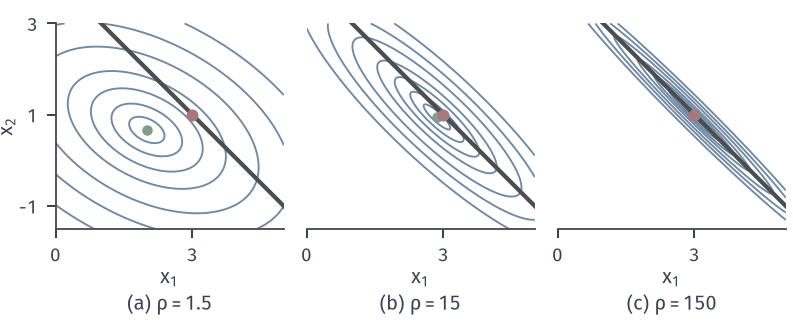

Write the Python code that produced this figure.
from pathlib import Path
import sys
ROOT = next(p for p in Path(__file__).resolve().parents if (p/'build.sh').is_file() and (p/'tex/book.tex').is_file())
sys.path.insert(0, str(ROOT/'figures/00-shared/mathematical-preliminaries-upper/00-shared/comprehension-figures'))
from support import figure, save, BLUE, GREEN, YELLOW, RED, PURPLE, INK, MUTED, GRID, BLUE_FILL, GREEN_FILL, YELLOW_FILL, RED_FILL, PURPLE_FILL
import numpy as np
HERE = Path(__file__).resolve().parent
STROKE = '#4C4D4F'
def panel(fig, left, right, top, bottom, wspace=.25, hspace=.2):
    fig.set_layout_engine(None)
    fig.subplots_adjust(left=left, right=right, top=top, bottom=bottom, wspace=wspace, hspace=hspace)
def tag(fig, ax, s, y=.03):
    p = ax.get_position(); fig.text((p.x0+p.x1)/2, y, s, ha='center', va='bottom')
def opt(ax, x, y, ms=4.8, z=7): ax.plot([x],[y],'o',ms=ms,color=RED,mew=0,zorder=z)
def it(ax, x, y, ms=4.2, z=6, c=GREEN): ax.plot([x],[y],'o',ms=ms,color=c,mew=0,zorder=z)
def bare(ax): ax.set_aspect('equal'); 
# Running example: f(x)=x1^2/2+3x2^2/2, h(x)=x1+x2-4, x*=(3,1), nu*=-3.
G = np.diag([1.,3.]); A1 = np.ones(2)
def fq(X,Y): return .5*X**2+1.5*Y**2
def line(ax,lo=-2,hi=7):
    t=np.array([lo,hi]); ax.plot(t,4-t,color=STROKE,lw=1.7,solid_capstyle='butt',zorder=3)

fig,axs=figure(width_mm=112,height_mm=46,ncols=3)
panel(fig,.07,.99,.97,.25,wspace=.1)
X,Y=np.meshgrid(np.linspace(0,5,500),np.linspace(-1.5,3,500))
for ax,r,lab in zip(axs,(1.5,15,150),('(a) $\\rho=1.5$','(b) $\\rho=15$','(c) $\\rho=150$')):
    H=G+r*np.outer(A1,A1); xr=np.linalg.solve(H,4*r*A1); v0=fq(*xr)+r/2*(xr.sum()-4)**2
    Q=fq(X,Y)+r/2*(X+Y-4)**2
    ax.contour(X,Y,Q-v0,levels=[.15,.6,1.5,3,6,10,16],colors=BLUE,linewidths=.75)
    line(ax); opt(ax,3,1); it(ax,*xr)
    ax.set_xlim(0,5);ax.set_ylim(-1.5,3);ax.set_aspect('equal');ax.set_xticks([0,3]);ax.set_yticks([-1,1,3] if ax is axs[0] else [])
    ax.set_xlabel('$x_1$',labelpad=1)
    if ax is not axs[0]: ax.spines['left'].set_visible(False)
axs[0].set_ylabel('$x_2$',labelpad=1)
fig.canvas.draw()
for ax,lab in zip(axs,('(a) $\\rho=1.5$','(b) $\\rho=15$','(c) $\\rho=150$')): tag(fig,ax,lab)
save(fig,HERE,'figure',{'Q':'f+rho/2*(x1+x2-4)^2','rho':[1.5,15,150]})
